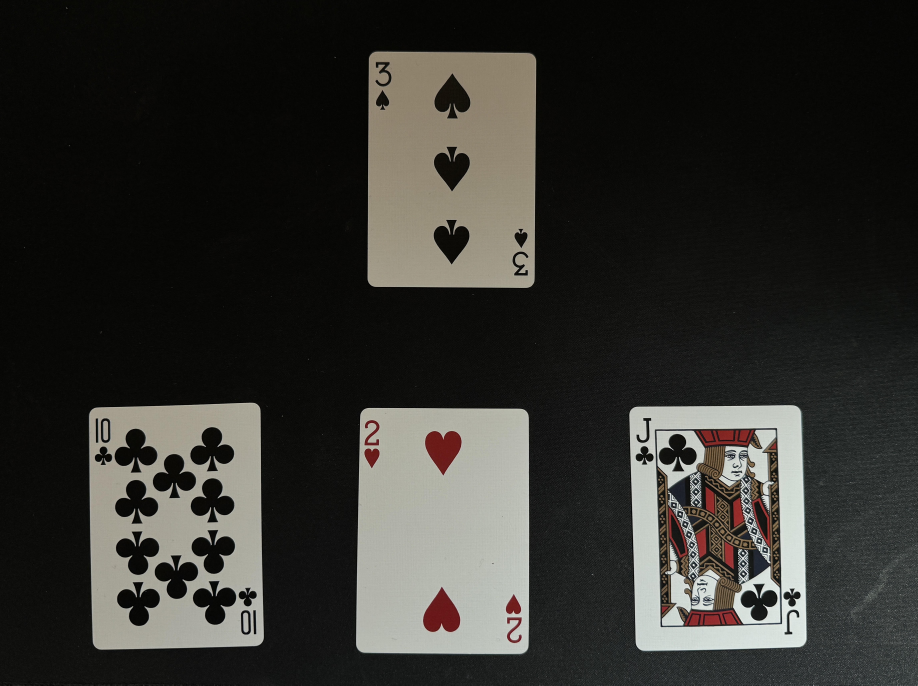
#> input picture server/test-table-singles.jpg, 4589 x 3426 px (shown at 1/5 size)
$ python -i image_processing.py   (imports and definitions only)
#> lines starting #> are read from the running program, lines starting #| are printed output that depends on the picture; after the words box and inside, x2 and y2 are one past the last pixel; in counts of white or black regions, pixels touching at a corner belong together
### server/point_pruning.py
# [6 lines left out: function generate_points_per_edge_list, not called in this run]

def calculate_card_count_from_points(points):
    match points:
        case x if x >= 14: return int((1/12) * (x - 2) + 1)
        case 0: return 0
        case 4: return 1
        case _: return -1

def eliminate_non_corners_and_organize_corner_points(points):
    num_cards = calculate_card_count_from_points(len(points))
    if (num_cards == 1):
        return [[points[0], points[1]],[points[2], points[3]]]
    elif (num_cards == 2):
        points_per_edge = [3,4,4,3]
        corners_points_list = []
        num_edges = len(points_per_edge)

        is_even_edge = True
        for i in range(num_edges):
            all_points_on_edges = points[sum(points_per_edge[0:i]):sum(points_per_edge[0:i+1])]
            all_points_on_edges_sorted = sorted(all_points_on_edges, key=lambda x: x[1],reverse=False)
            corners_on_edge = []
            if (is_even_edge):
                corners_on_edge = [all_points_on_edges_sorted[x] for x in range(0,points_per_edge[i],2)]
                is_even_edge = False
            elif (i == len(points_per_edge) - 1):
                corners_on_edge = [all_points_on_edges_sorted[x] for x in range(0,points_per_edge[i],2)]
            else:
                corners_on_edge = [all_points_on_edges_sorted[x] for x in range(1,points_per_edge[i],2)]
                is_even_edge = True
            corners_points_list.append(corners_on_edge)
        return corners_points_list
    else:
        points_per_edge = generate_points_per_edge_list(num_cards)
        corners_points_list = []
        is_even_edge = True
        for i in range(num_cards*2):
            all_points_on_edges = points[sum(points_per_edge[0:i]):sum(points_per_edge[0:i+1])]
            all_points_on_edges_sorted = sorted(all_points_on_edges, key=lambda x: x[1],reverse=(not is_even_edge)) # maybe take away the `not`
            corners_on_edge = []
            if (points_per_edge[i] != 3 and i != 2 and i != (num_cards * 2) - 3):
                corners_on_edge = [all_points_on_edges_sorted[0], all_points_on_edges_sorted[3]]
            else:
                corners_on_edge = [all_points_on_edges_sorted[0], all_points_on_edges_sorted[2]]
            if is_even_edge:
                is_even_edge = False
            else:
                is_even_edge = True
            corners_points_list.append(corners_on_edge)

        return corners_points_list

### server/image_processing.py
import numpy as np
import cv2 as cv
import uuid
import itertools as it
from PIL import Image
from point_pruning import eliminate_non_corners_and_organize_corner_points

def get_contours(image):

  # Converting to grayscale

  gray = cv.cvtColor(image, cv.COLOR_BGR2GRAY)

  # Applying Otsu's thresholding
  Retval, thresh = cv.threshold(gray, 0, 255, cv.THRESH_BINARY + cv.THRESH_OTSU)

  # Finding contours with RETR_EXTERNAL flag to get only the outer contours
  # (Stuff inside the cards will not be detected now.)
  cont, hier = cv.findContours(thresh, cv.RETR_EXTERNAL, cv.CHAIN_APPROX_NONE)
  # Creating a new binary image of the same size and drawing contours found with thickness -1.
  # This will colour the contours with white thus getting the outer portion of the cards.
  newthresh = np.zeros(thresh.shape, dtype=np.uint8)
  newthresh = cv.drawContours(newthresh, cont, -1, 255, -1)

  # Performing erosion->dilation to remove noise
  kernel = np.ones((3, 3), dtype=np.uint8)
  newthresh = cv.erode(newthresh, kernel, iterations=6)
  newthresh = cv.dilate(newthresh, kernel, iterations=6)

  # Again finding the final contours and drawing them on the image.
  cont, hier = cv.findContours(newthresh, cv.RETR_EXTERNAL, cv.CHAIN_APPROX_NONE)

  return cont

def filter_contours_by_area(contours, min_area):
  filtered_contours = []
  for contour in contours:
      area = cv.contourArea(contour)
      if area >= min_area:
          filtered_contours.append(contour)
  return filtered_contours

def create_contour_mask(image, contour):
  img_copy = np.zeros(shape=image.shape)
  cv.drawContours(img_copy, [contour], -1, (255, 255, 255), 1)
  gray_copy = cv.cvtColor(np.float32(img_copy), cv.COLOR_BGR2GRAY)
  return gray_copy

def extend_line(p1, p2, distance=10000):
    diff = np.arctan2(p1[1] - p2[1], p1[0] - p2[0])
    p3_x = int(p1[0] + distance*np.cos(diff))
    p3_y = int(p1[1] + distance*np.sin(diff))
    p4_x = int(p1[0] - distance*np.cos(diff))
    p4_y = int(p1[1] - distance*np.sin(diff))
    return ((p3_x, p3_y), (p4_x, p4_y))

def find_edges(image):
  edges = cv.Canny(np.uint8(image), 70, 150, apertureSize=7)
  line_bag = []
  all_lines_found = False

  n = 30
  while not all_lines_found and n > 0:
    edges = cv.Canny(np.uint8(image), 70, 150, apertureSize=7)
    lines = cv.HoughLinesP(edges, 1, np.pi/180, threshold=70, minLineLength=50, maxLineGap=20)
    if lines is not None:
      x1, y1, x2, y2 = lines[0][0]
      (save_point_1, save_point_2) = extend_line((x1, y1), (x2, y2))
      cv.line(image, save_point_1, save_point_2, (0, 0, 0), 16) #25

      line_bag.append((save_point_1,save_point_2))
      n= n-1
    else:
      all_lines_found = True

  return line_bag

def is_within_image(point, image_shape):
    return 0 <= point[0] < image_shape[1] and 0 <= point[1] < image_shape[0]

def find_intersections(lines, image_shape):
    points = []
    for i in range(len(lines)):
        for j in range(i + 1, len(lines)):
            line1 = lines[i]
            line2 = lines[j]

            x1, y1 = line1[0]
            x2, y2 = line1[1]
            x3, y3 = line2[0]
            x4, y4 = line2[1]

            # Calculate the intersection point
            denominator = ((x1 - x2) * (y3 - y4)) - ((y1 - y2) * (x3 - x4))
            if denominator != 0:
                intersect_x = ((x1 * y2 - y1 * x2) * (x3 - x4) - (x1 - x2) * (x3 * y4 - y3 * x4)) / denominator
                intersect_y = ((x1 * y2 - y1 * x2) * (y3 - y4) - (y1 - y2) * (x3 * y4 - y3 * x4)) / denominator

                intersect_point = intersect_x, intersect_y
                if is_within_image(intersect_point, image_shape):
                    points.append(intersect_point)

    return np.array(points, dtype=np.float32)

def sort_points_clockwise(points, epsilon=1e-8):
    sorted_points = []
    if len(points) >0:
      # Convert points to NumPy array
      points = np.array(points)

      # Calculate centroid (mean of all points)
      centroid = np.mean(points, axis=0)

      # Calculate angles of points with respect to centroid
      delta_y = points[:, 1] - centroid[1]
      delta_x = points[:, 0] - centroid[0]

      # Add epsilon to denominator to avoid division by zero
      angles = np.arctan2(delta_y, delta_x + epsilon)

      # Sort points based on angles
      sorted_indices = np.argsort(angles)

      # Rearrange points in clockwise order
      sorted_points = points[sorted_indices]

    return sorted_points

def normalize_card(img, corners):
    # Define the desired rectangle after transformation
    width = 200  # define your desired width
    height = 300  # define your desired height
    dst_corners = np.array([[0, 0], [width-1, 0], [width-1, height-1], [0, height-1]], dtype=np.float32)
    # Calculate the perspective transform matrix
    M = cv.getPerspectiveTransform(corners, dst_corners)

    # Apply the transformation
    warped_img = cv.warpPerspective(img, M, (width, height))

    return warped_img

def crop_array(array, percent_height, percent_width):
    height, width = array.shape[:2]
    cropped_height = int(percent_height * height)
    cropped_width = int(percent_width * width)
    cropped_array = array[:cropped_height, :cropped_width]
    return cropped_array

"""
MASTER FUNCTIONS
"""

def organize_points_into_cards(all_stack_points):
  if (len(all_stack_points) == 2):
    return [[point for tup in all_stack_points for point in tup]]
  number_points = len(all_stack_points)
  number_cards = number_points/4
  jump = 0
  index = 0
  is_even = True
  ordered_pairs = []
  while index < number_points:
      ordered_pairs.append(all_stack_points[index])
      if (index == 0 or index == number_points - 3):
        is_even = False
        index += 2
      elif (index == number_points - 1):
        index = number_points + 1
      elif (is_even):
        index += 3
        is_even = False
      else:
        index -= 1
        is_even = True
  unchunked = [point for tup in ordered_pairs for point in tup]
  chunked_list = [unchunked[i:i + 4] for i in range(0, len(unchunked), 4)]
  return chunked_list

def show_lines(lines, img):
  extended_lines_image = np.zeros(shape=img.shape)

  for line in lines:
    ((x1, y1), (x2, y2)) = line
    cv.line(extended_lines_image, (x1, y1), (x2, y2), (0, 255, 0), 6)

  cv.imshow("image", extended_lines_image)
  cv.waitKey(0)
  # lines_image = Image.fromarray(extended_lines_image)
  # lines_image.show()

def point_is_inside_contour(point, contour):
  leeway = 30
  return cv.pointPolygonTest(contour, (point[0], point[1]), True) > -leeway

def get_stacks(img):
  contours = get_contours(img)
  large_enough_contours = filter_contours_by_area(contours, 7000)
  stacks_points = []
  for contour in large_enough_contours:
    contour_mask = create_contour_mask(img, contour)
    # cv.imshow("contour", contour_mask)
    # cv.waitKey(0)
    lines = find_edges(contour_mask)
    # show_lines(lines, img)
    intersections = find_intersections(lines,img.shape)
    sorted_points = sorted(intersections, key=lambda point: point[0])
    # paired_points = [(sorted_points[i], sorted_points[i+1]) for i in range(0, len(sorted_points), 2)]
    sorted_points_within_contour = [pt for pt in sorted_points if point_is_inside_contour(pt, contour)]
    paired_points = eliminate_non_corners_and_organize_corner_points(sorted_points_within_contour)
    cards_as_points = organize_points_into_cards(paired_points)
    stacks_points.append(cards_as_points)

  return stacks_points

def point_stacks_to_card_image_stacks(player_image, point_stacks):
    image_stacks = []
    for stack in point_stacks:
        separated_cards = []
        for card_bounding_points in stack:
            if len(card_bounding_points) == 4:
                as_array = np.array(card_bounding_points, dtype=np.float32)
                sorted_bounding_points = sort_points_clockwise(as_array)
                oriented_image = normalize_card(player_image, sorted_bounding_points)
                separated_cards.append(oriented_image)
        image_stacks.append(separated_cards)
    return image_stacks

def player_image_to_index_img_stacks(player_image):
    img = np.array(player_image)
    stacks_as_points = get_stacks(img)
    stacks_as_card_images = point_stacks_to_card_image_stacks(img, stacks_as_points)
    stacks_as_index_images = [[crop_array(card_img, .25, .15) for card_img in stack] for stack in stacks_as_card_images]
    return stacks_as_index_images

>>> import cv2
>>> picture = cv2.imread('test-table-singles.jpg')
#> picture is the input picture: shape (3426, 4589, 3); mean B, G, R 45.6, 49.5, 50.3
>>> result = player_image_to_index_img_stacks(picture)
#> in get_contours, `Retval, thresh = cv.threshold(gray, 0, 255, cv.THRESH_BINARY + cv.THRE..`:
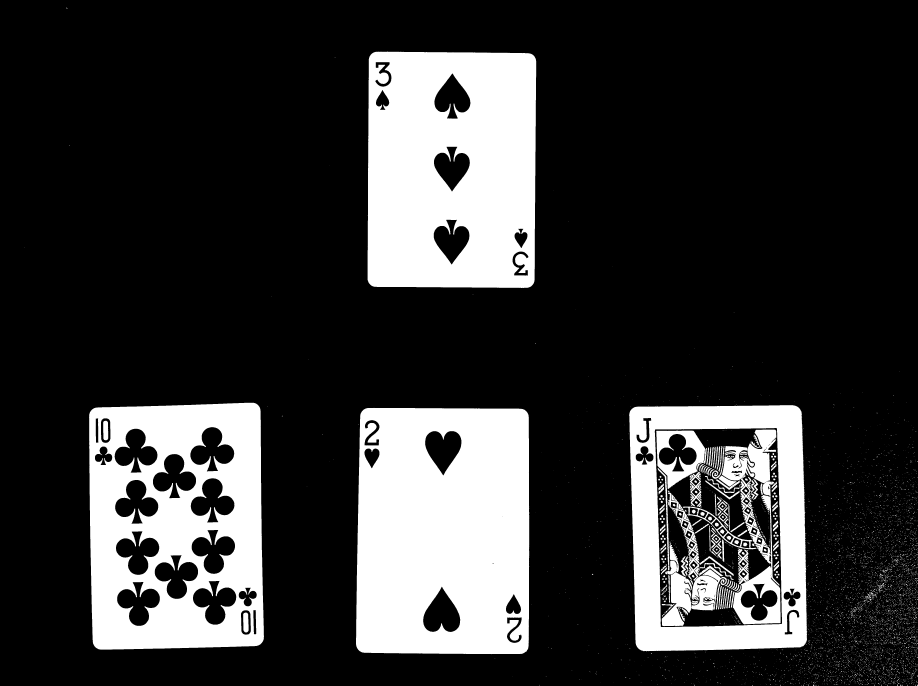
#> thresh: shape (3426, 4589) (shown at 1/5 size); 21.3% white; 5849 white regions (5511 under 20 px)
#> in get_contours, `Retval, thresh = cv.threshold(gray, 0, 255, cv.THRESH_BINARY + cv.THRE..`: Retval = 93
#> in get_contours, `cont, hier = cv.findContours(thresh, cv.RETR_EXTERNAL, cv.CHAIN_APPROX..`: cont = 5396 contours, 5377 with area under 20; largest, box (x1, y1, x2, y2) and area: (1780, 2039, 2646, 3271) 1045564, (3146, 2026, 4037, 3257) 1044660, (445, 2014, 1320, 3248) 1037168, (1838, 258, 2681, 1440) 978966, (4326, 2982, 4356, 2993) 78
#> in get_contours, `newthresh = cv.drawContours(newthresh, cont, -1, 255, -1)`: newthresh: shape (3426, 4589); 26.4% white; 5396 white regions (5327 under 20 px), largest, box (x1, y1, x2, y2) and area: (1780, 2039, 2646, 3271) 1047593, (3146, 2026, 4037, 3257) 1046720, (445, 2014, 1320, 3248) 1039189
#> in get_contours, `newthresh = cv.erode(newthresh, kernel, iterations=6)`:
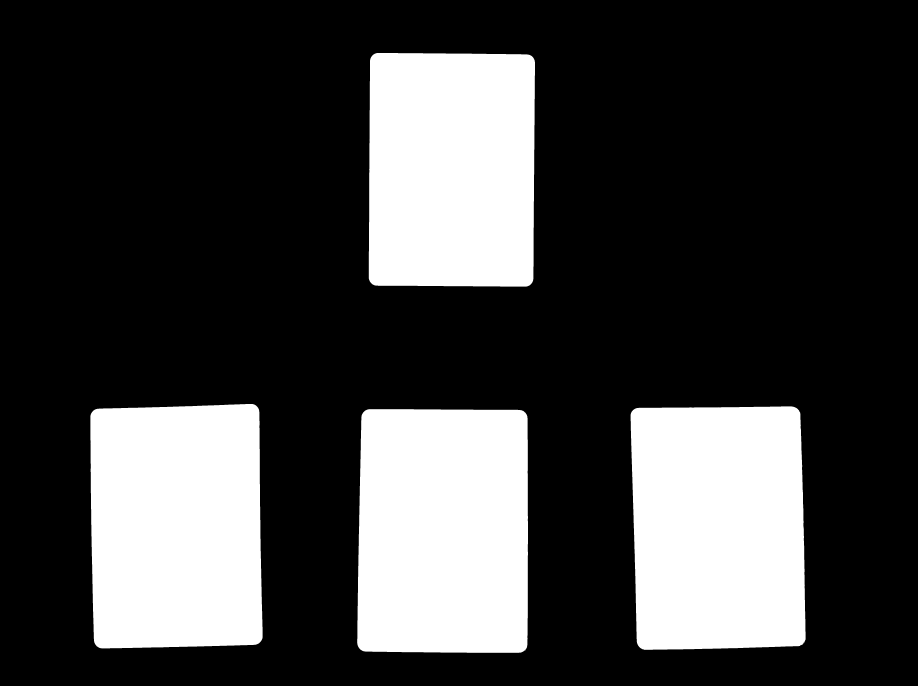
#> newthresh: shape (3426, 4589) (shown at 1/5 size); 25.5% white; 4 white regions, box (x1, y1, x2, y2) and area: (1786, 2046, 2640, 3264) 1022413, (3153, 2032, 4028, 3249) 1020509, (452, 2020, 1313, 3242) 1013902, (1844, 265, 2675, 1433) 956646
#> in get_contours, `newthresh = cv.dilate(newthresh, kernel, iterations=6)`: newthresh: shape (3426, 4589); 26.2% white; 4 white regions
#> in get_contours, `cont, hier = cv.findContours(newthresh, cv.RETR_EXTERNAL, cv.CHAIN_APP..`: cont = 4 contours; box (x1, y1, x2, y2) and area: (1780, 2040, 2646, 3270) 1045440, (3147, 2026, 4034, 3255) 1043824, (446, 2014, 1319, 3248) 1037058, (1838, 259, 2681, 1439) 978840
#> in get_stacks, `contours = get_contours(img)`: contours has the same summary as cont in get_contours
#> the loop in filter_contours_by_area, `for contour in contours:` made 4 passes
#> area on passes 1 to 4: 1045440.5, 1043823.5, 1037057.5, 978840.5
#> after the loop in filter_contours_by_area, `for contour in contours:`: filtered_contours has the same summary as cont in get_contours
#> in get_stacks, `large_enough_contours = filter_contours_by_area(contours, 7000)`: large_enough_contours has the same summary as cont in get_contours
#> the loop in get_stacks, `for contour in large_enough_contours:` made 4 passes
#> pass 1, in find_edges, `edges = cv.Canny(np.uint8(image), 70, 150, apertureSize=7)`:
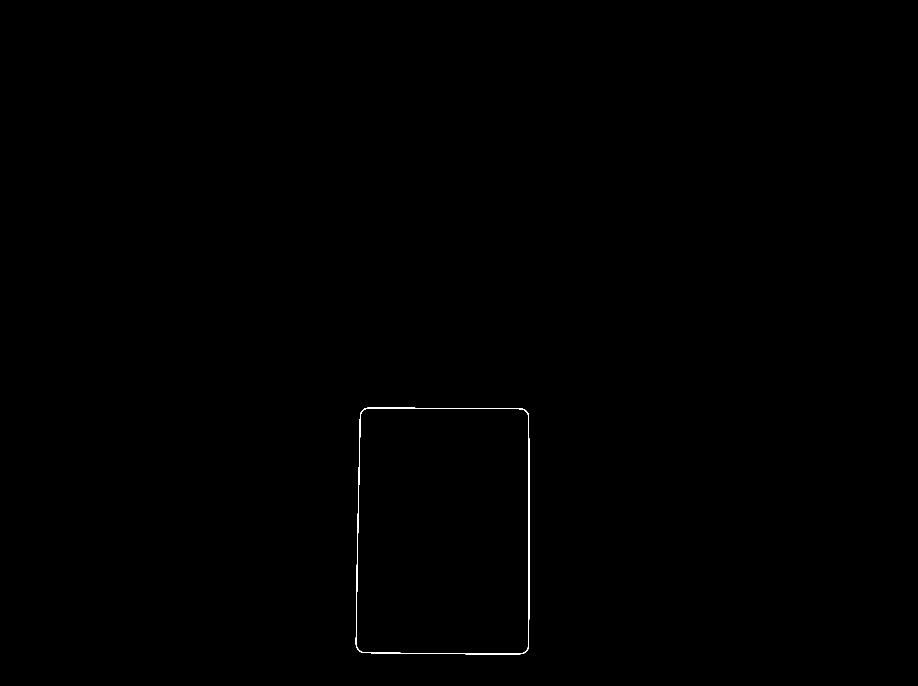
#> edges: shape (3426, 4589) (shown at 1/5 size); 0.05% white in thin lines or dots, all inside (x1, y1, x2, y2) = (1779, 2039, 2647, 3271)
#> after the loop in get_stacks, `for contour in large_enough_contours:`:
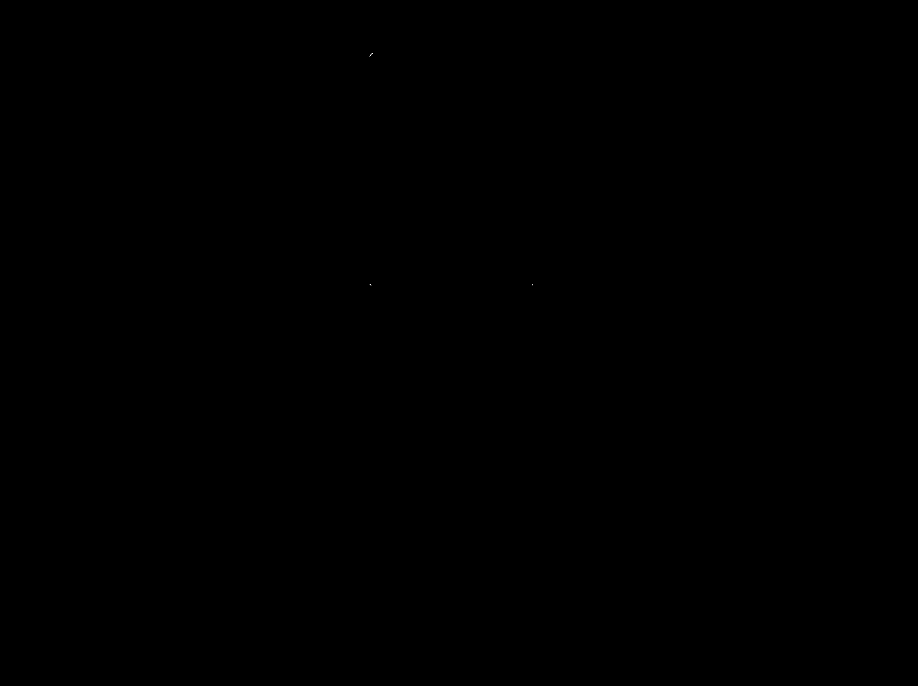
#> contour_mask: shape (3426, 4589) float32 (shown at 1/5 size); 0% white in thin lines or dots, all inside (x1, y1, x2, y2) = (1849, 265, 2665, 1427)
#> after the loop in get_stacks, `for contour in large_enough_contours:`: stacks_points = 4 items
#> the loop in point_stacks_to_card_image_stacks, `for stack in point_stacks:` made 4 passes
#> pass 1, in normalize_card, `warped_img = cv.warpPerspective(img, M, (width, height))`:
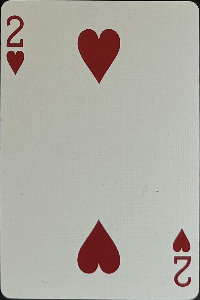
#> warped_img: shape (300, 200, 3); mean B, G, R 163.5, 172, 175.3
#> pass 3, in normalize_card (call 3), `warped_img = cv.warpPerspective(img, M, (width, height))`:
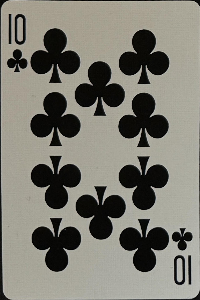
#> warped_img: shape (300, 200, 3); mean B, G, R 113.5, 123, 124.8
#> call 4 of crop_array, with percent_height = 0.25, percent_width = 0.15
#> in crop_array (call 4), `cropped_array = array[:cropped_height, :cropped_width]`:
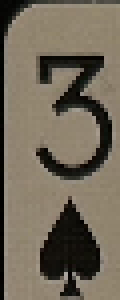
#> cropped_array: shape (75, 30, 3) (shown 4 times larger); mean of channels 0, 1, 2 89, 104.3, 113.5; drawn as B, G, R
#> result = 4 items
